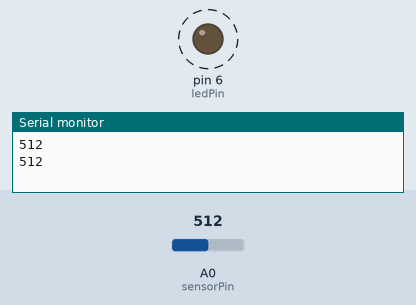
This sketch was run on a simulated Arduino Uno, built with avr-gcc and run on an emulated ATmega328P. Shown: output pins drawn as LEDs (lit = HIGH), the last lines printed to the serial monitor. Dashed ring = blinking. Inputs (shaded band) come from the test bench; at power-on: A0 (sensorPin) = 512.

Above: at 1.8 s.
1.9 s: A0 (sensorPin) set to 306
At 2.2 s:
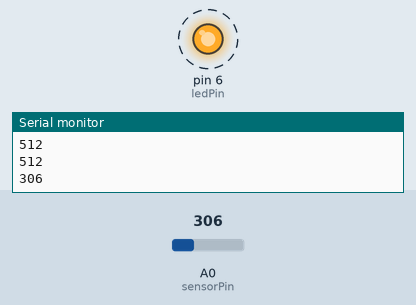
5.4 s: A0 (sensorPin) set to 122
At 5.56 s:
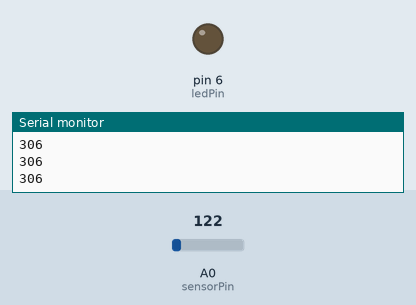
Timing chart, 0 to 14.9 s (numbered marks = the images above; inputs shaded):
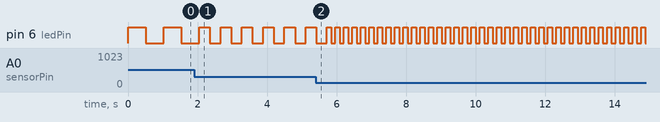

Measured:
- after the input at 1.9 s, pin 6 (ledPin): alternates HIGH for 0.31 s and LOW for 0.31 s, starting after 0.46 s
- by itself, pin 6 (ledPin): alternates HIGH for 0.51 s and LOW for 0.51 s

The sketch:

photoresister.ino
```cpp
int sensorPin = A0;    // select the input pin for the potentiometer
int ledPin = 6;      // select the pin for the LED
int sensorValue = 0;  // variable to store the value coming from the sensor

void setup() {
  pinMode(ledPin, OUTPUT);    // declare the ledPin as an OUTPUT
   Serial.begin(9600);
}

void loop() {
  sensorValue = analogRead(sensorPin);      // read the value from the sensor:
   Serial.println(sensorValue);
  digitalWrite(ledPin, HIGH);    // turn the ledPin on
  delay(sensorValue);            // stop the program for <sensorValue> milliseconds:
  digitalWrite(ledPin, LOW);     // turn the ledPin off:
  delay(sensorValue);              // stop the program for for <sensorValue> milliseconds:
}
```
